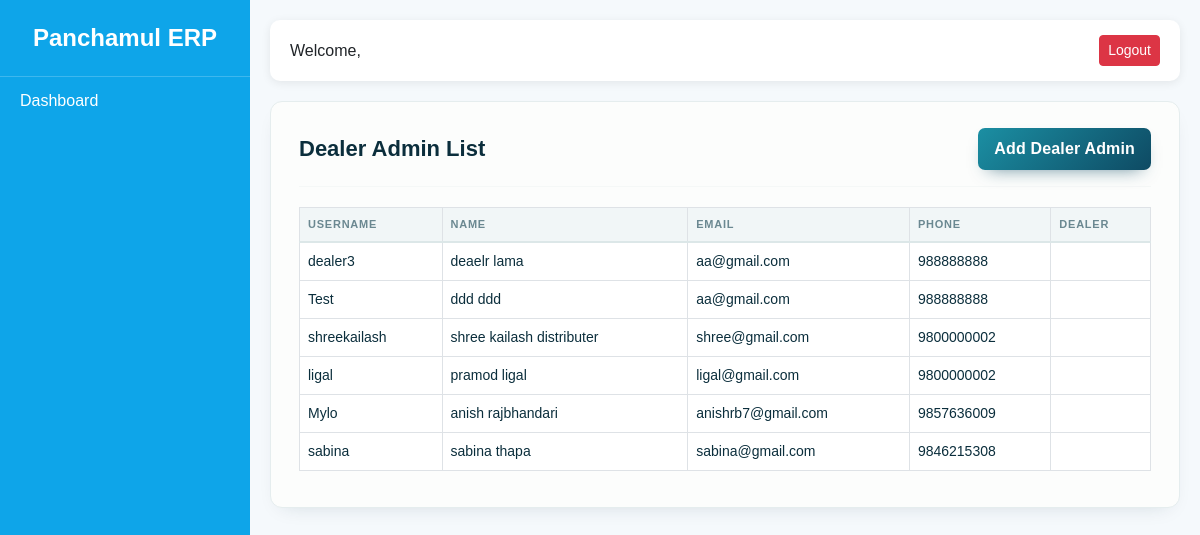
The page /dealer-admins/ on the database its author committed.
### accounts/models.py (models this page shows, shortened)
class User(AbstractUser):
    ROLE_CHOICES = (
        ('SUPER_ADMIN', 'Super Admin'),
        ('COMPANY_STAFF', 'Company Staff'),
        ('DEALER_ADMIN', 'Dealer Admin'),
        ('DEALER_STAFF', 'Dealer Staff'),
    )
    role = models.CharField(
        max_length=20,
        choices=ROLE_CHOICES
    )
    phone = models.CharField(
        max_length=20,
        blank=True,
        null=True
    )
    is_active_user = models.BooleanField(
        default=True
    )

### accounts/views.py (the view)
# urls.py: path('dealer-admins/', dealer_admin_list, name='dealer_admin_list'),
def dealer_admin_list(request):
    dealer_admins = User.objects.filter(
        role='DEALER_ADMIN'
    )
    return render(
        request,
        'dashboard/super_admin/dealer_admin_list.html',
        {
            'dealer_admins': dealer_admins
        }
    )

### accounts/context_processors.py (called while the page is built)
def user_permissions(request):
    permissions = {}
    if request.user.is_authenticated:
        perms = ModulePermission.objects.filter(
            user=request.user
        )
        for p in perms:
            permissions[p.module] = p
    return {
        'user_permissions': permissions
    }

### templates/dashboard/super_admin/dealer_admin_list.html (shortened to what this page needs)
{% extends 'dashboard/base.html' %}
{% block content %}
<div class="card-box">
    <div class="d-flex justify-content-between">
        <h2>Dealer Admin List</h2>
        <a
            href="{% url 'dealer_admin_create' %}"
            class="btn btn-success"
        >
            Add Dealer Admin
        </a>
    </div>
    <hr>
    <table class="table table-bordered">
        <thead>
            <tr>
                <th>Username</th>
                <th>Name</th>
                <th>Email</th>
                <th>Phone</th>
                <th>Dealer</th>
            </tr>
        </thead>
        <tbody>
            {% for admin in dealer_admins %}
            <tr>
                <td>{{ admin.username }}</td>
                <td>
                    {{ admin.first_name }}
                    {{ admin.last_name }}
                </td>
                <td>{{ admin.email }}</td>
                <td>{{ admin.phone }}</td>
                <td>
                </td>
            </tr>
            {% endfor %}
        </tbody>
    </table>
</div>
{% endblock %}

### templates/dashboard/base.html (style rules this page uses)
body { margin:0; background:#f5f9fc; font-family: Arial, sans-serif; }
.card-box { background:white; padding:20px; border-radius:12px; box-shadow:0 2px 10px rgba(0,0,0,.08); margin-bottom:20px; }
hr { margin:10px 0; border-color:rgba(255,255,255,.2); }

### templates/dashboard/super_admin/dealer_admin_list.html (style rules this page uses)
:root { --ink: #0B2E3C; --deep-water: #0E4A63; --teal: #1B8FA3; --gold: #C79A46; --mist: #F1F6F7; --paper: #FCFDFC; }
.card-box { background: var(--paper); border: 1px solid #e5edee; border-radius: 12px; padding: 26px 28px 20px; box-shadow: 0 8px 20px -12px rgba(11, 46, 60, 0.18); font-family: 'Manrope', Arial, sans-serif; }
.card-box h2 { font-family: 'Manrope', Arial, sans-serif; font-weight: 700; font-size: 22px; color: var(--ink); margin: 0; }
.card-box .d-flex.justify-content-between { align-items: center; }
.card-box hr { border: none; border-top: 1px solid #e0e7e8; margin: 16px 0 20px; }
.card-box .btn { font-family: 'Manrope', Arial, sans-serif; font-weight: 600; letter-spacing: 0.01em; border: none; border-radius: 7px; }
.card-box .btn-success { background: linear-gradient(135deg, var(--teal), var(--deep-water)); box-shadow: 0 8px 18px -10px rgba(14, 74, 99, 0.7); padding: 9px 16px; }
.card-box table { font-family: 'Manrope', Arial, sans-serif; margin-top: 4px; }
.card-box table thead th { font-size: 11px; text-transform: uppercase; letter-spacing: 0.07em; color: #6b8891; background: var(--mist); border-bottom: 2px solid #dce7e8; white-space: nowrap; }
.card-box table td { font-size: 14px; color: var(--ink); vertical-align: middle; }

### rows shown on the page
User: username "dealer3", first_name "deaelr", last_name "lama", email "aa@gmail.com", phone "988888888"
User: username "Test", first_name "ddd", last_name "ddd", email "aa@gmail.com", phone "988888888"
User: username "shreekailash", first_name "shree kailash", last_name "distributer", email "shree@gmail.com", phone "9800000002"
User: username "ligal", first_name "pramod", last_name "ligal", email "ligal@gmail.com", phone "9800000002"
User: username "Mylo", first_name "anish", last_name "rajbhandari", email "anishrb7@gmail.com", phone "9857636009"
User: username "sabina", first_name "sabina", last_name "thapa", email "sabina@gmail.com", phone "9846215308"
